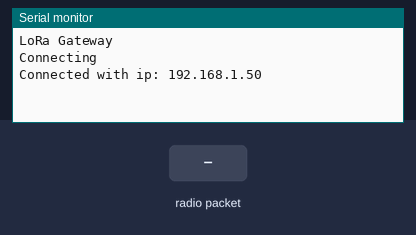
Simulated run of this sketch. Board: Arduino Nano 33 IoT. On the bench: the last lines printed to the serial monitor. The test bench sets the inputs (shaded band). WiFi joins after 1.5 s; servers stay silent unless stated; no radio packets arrive unless stated.

Above: at 2.7 s.
2.8 s: radio packet "1" arrives
At 4.9 s:
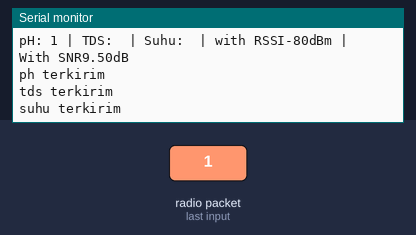
5.3 s: radio packet "0" arrives
At 6.43 s:
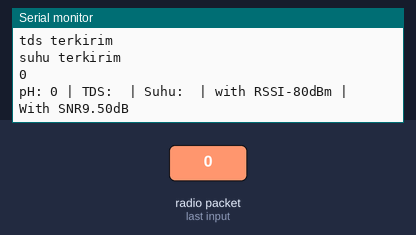
6.8 s: radio packet "2" arrives
At 8.08 s:
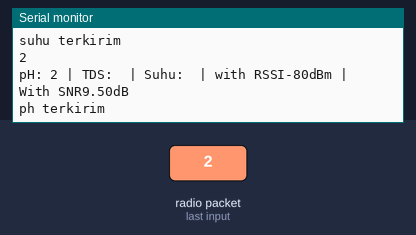

The sketch:

gateway_firebase.ino
```cpp
#include <LoRa.h>
#include <SPI.h>
#include<Wire.h>
#include<OneWire.h>
#include<WiFiNINA.h>
#include <Arduino_LSM6DS3.h>
#include<Firebase_Arduino_WiFiNINA.h>


char host[] = "watermonitoring-a2979-default-rtdb.asia-southeast1.firebasedatabase.app";
//https://watermonitoring-a2979-default-rtdb.asia-southeast1.firebasedatabase.app/  https://watermonitoring-a2979-default-rtdb.firebaseio.com
char auth[] = "AIzaSyBUEzofhC2BYQ6dpZpqGhPLLFp1_29E-Ck";
//apikey = AIzaSyBUEzofhC2BYQ6dpZpqGhPLLFp1_29E-Ck  IHbGEoMNJTnMPs9flE4fuUXft7lC3UAKfwFd9GwL
char ssid[] =  "WiFi_Keluarga";
char pass[] = "hpkuratarata";

FirebaseData firebaseData;

void setup() {
  Serial.begin(9600);
  while(!Serial);
  Serial.println("LoRa Gateway");
  if (!LoRa.begin(915E6)) {
    Serial.println("Starting LoRa failed!");
    while (1);
  }

  WiFi.begin(ssid, pass);
  Serial.println("Connecting");
  while(WiFi.status()!=WL_CONNECTED) {
    Serial.print(".");
    delay(500);
  }

  Serial.println();
  Serial.print("Connected with ip: ");
  Serial.println(WiFi.localIP());
  Firebase.begin(host, auth, ssid, pass);
  Firebase.reconnectWiFi(true);
}


void loop(){
  int packetSize = LoRa.parsePacket();
  if (packetSize) {
    //menerima data
    String LoRaData = LoRa.readString();
    Serial.println(LoRaData);
    //while(LoRa.available()){
      //Serial.print((char)LoRa.read());
    //}

    String pH = LoRaData.substring(0,4);
    String TDS = LoRaData.substring(5,11);
    String suhu = LoRaData.substring(12,20);
    Serial.print("pH: ");
    Serial.print(pH);
    Serial.print(" | TDS: ");
    Serial.print(TDS);
    Serial.print(" | Suhu: ");
    Serial.print(suhu);

    Serial.print(" | with RSSI");
    Serial.print(LoRa.packetRssi());
    Serial.print("dBm");
    Serial.print(" | With SNR");
    Serial.print(LoRa.packetSnr());
    Serial.println("dB");

    if(Firebase.setString(firebaseData,"Hasil/ph",pH)){
      Serial.println("ph terkirim");
    }else {
      Serial.print("ph tidak terkirim ");
      Serial.println("karena "+firebaseData.errorReason());
    }
        if(Firebase.setString(firebaseData,"Hasil/tds",TDS)){
      Serial.println("tds terkirim");
    }else {
      Serial.print("tds tidak terkirim ");
      Serial.println("karena "+firebaseData.errorReason());
    }
    if(Firebase.setString(firebaseData,"Hasil/suhu",suhu)){
      Serial.println("suhu terkirim");
    }else {
      Serial.print("suhu tidak terkirim ");
      Serial.println("karena "+firebaseData.errorReason());
    }

  }
}
```

Measured:
- after the input at 2.8 s, the serial monitor: prints a new line after 1.0 s (image 1)
- after the input at 5.3 s, the serial monitor: prints a new line after 1.0 s (image 2)
- after the input at 6.8 s, the serial monitor: prints a new line after 1.0 s (image 3)
